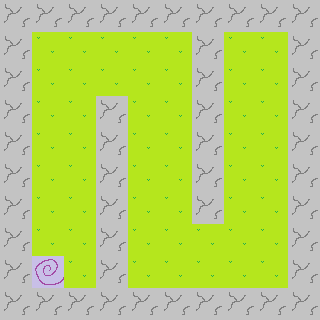

A 2D game scene composited from a Tiled map and its tileset images. What follows is a short description and the map's XML, with each tile layer's data collapsed to a summary:
An orthogonal 10x10 tile map with 32x32 px tiles, 1 tile layer (map), 3 tilesets.

<map version="1.2" tiledversion="1.3.3" orientation="orthogonal" renderorder="right-down" width="10" height="10" tilewidth="32" tileheight="32" infinite="0" nextlayerid="2" nextobjectid="1">
 <tileset firstgid="1" name="grass1" tilewidth="32" tileheight="32" tilecount="1" columns="1">
  <image source="grass1.png" width="32" height="32" />
 </tileset>
 <tileset firstgid="2" name="rock1" tilewidth="32" tileheight="32" tilecount="1" columns="1">
  <image source="rock1.png" width="32" height="32" />
 </tileset>
 <tileset firstgid="3" name="portal1" tilewidth="32" tileheight="32" tilecount="1" columns="1">
  <image source="portal1.png" width="32" height="32" />
 </tileset>
 <layer id="1" name="map" width="10" height="10">
  <data>[100 cells, 100 non-empty, 3 distinct tile ids]</data>
 </layer>
</map>